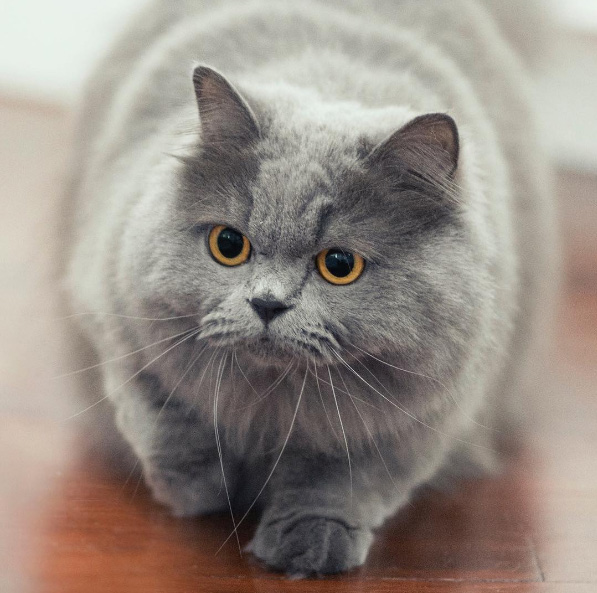
#> input picture cat.bmp, 597 x 593 px, found by its file name
$ python 1_blur.py
#> lines starting #> are read from the running program, lines starting #| are printed output that depends on the picture
import sys
import numpy as np
import cv2

src = cv2.imread('../Day5/cat.bmp', cv2.IMREAD_GRAYSCALE)
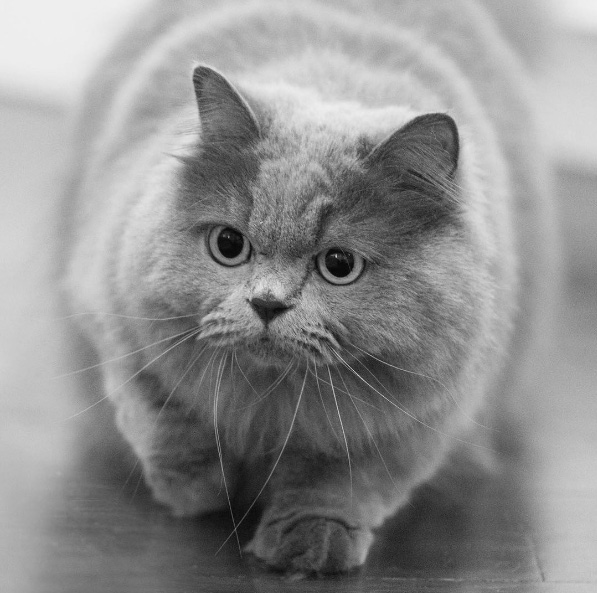
#> src: shape (593, 597); min 3, max 240, mean 143.6

kernel = np.array([[1/9, 1/9, 1/9],
                   [1/9, 1/9, 1/9],
                   [1/9, 1/9, 1/9]])

dst = cv2.filter2D(src, -1, kernel)

cv2.imshow('src', src)
cv2.imshow('dst', dst)
cv2.waitKey()

cv2.destroyAllWindows()
